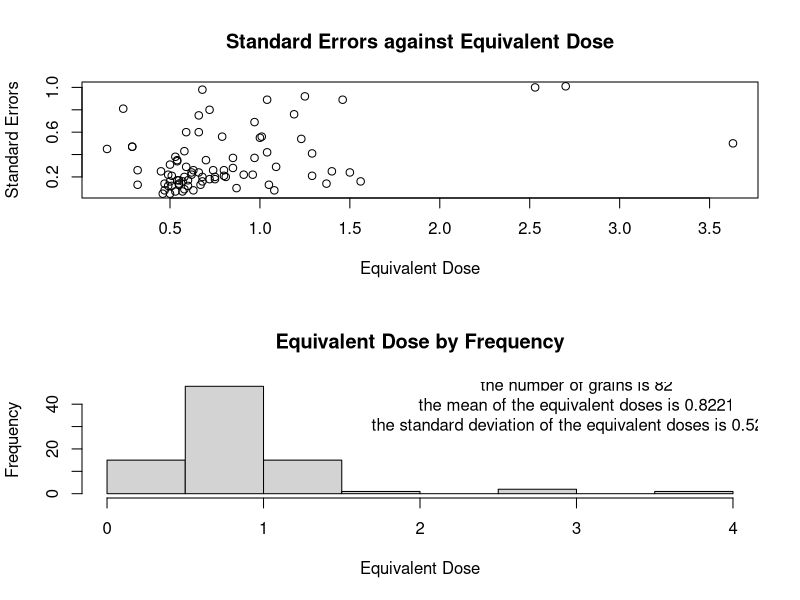

This chart was generated by the following R code:
## ---- chunk 1
rawdata <- read.table("osl.dat", #input data
                      header=TRUE) #the first line as the names of the variables 
## ---- chunk 2
par(mfrow=c(2,1))
plot(rawdata$de,rawdata$se,
     ylab="Standard Errors" , #add the ylab title
     xlab="Equivalent Dose", #add the xlab title
     main="Standard Errors against Equivalent Dose" )#add the main title
hist(rawdata$de,
     xlab="Equivalent Dose" , #add the xlab title
     main="Equivalent Dose by Frequency" )#add the main title
text(3,40,paste0("the number of grains is ",
                 length(rawdata$de),
                 "\nthe mean of the equivalent doses is ",
                 format(mean(rawdata$de),digits = 4),
                 "\nthe standard deviation of the equivalent doses is ",
                 format(sd(rawdata$de),digits = 4)))
## ---- chunk 3
negll <- function(params,dat) {
  l <- -0.5*sum(log(params[2]^2+dat[,2]^2)+(dat[,1]-params[1])^2/
                  (params[2]^2+dat[,2]^2)) #the log-likelihood omitting the constant term
  return(-l) #the negative log-likelihood
}
## ---- chunk 4
#question_2_d
dat <- rawdata[,c(2,3)]
params1 <- c(mean(rawdata[,2]),sd(rawdata[,2])) #params1 use the sd(rawdata[,2])
cat("the the negative log-likelihood value by params1 is ",negll(params1,dat))
params2 <- c(mean(rawdata[,2]),mean(rawdata[,3])) #params2 use the mean(rawdata[,3])
cat("the the negative log-likelihood value by params2 is ",negll(params2,dat))
## ---- chunk 5
est <- nlm(negll,c(1,5),dat=rawdata[,c(2,3)],hessian=T) #nlm estimation
utils::str(nlm(negll,c(1,5),dat=rawdata[,c(2,3)]),hessian=T) #control the output
cat("the estimates of mu and sigma are ",est$estimate[1]," and ",est$estimate[2])
## ---- chunk 6
se<-diag(solve(est$hessian)) #the parameters standard errors for these estimates
cat("the mu and sigma standard errors for these estimates are ",se[1]," and ",se[2])
